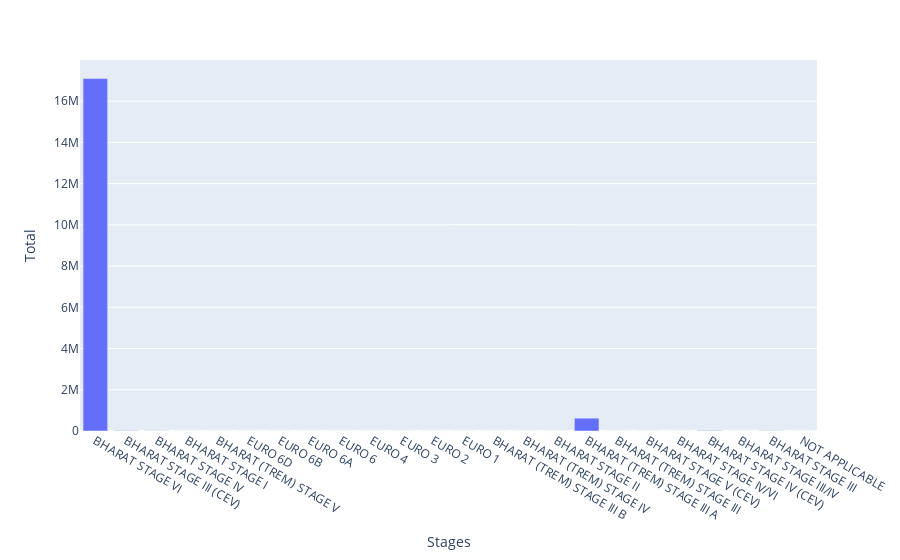

Here is the notebook cell this chart was saved with:
### Code cell
fig = px.bar(data61, x='Stages', y="Total")
fig.show()

### Figure 1 — Plotly figure (JSON) as saved in the notebook; plotly's stock layout.template omitted (floating-point values rounded to 4 significant figures)
{"data": [{"alignmentgroup": "True", "hovertemplate": "Stages=%{x}<br>Total=%{y}<extra></extra>", "legendgroup": "", "marker": {"color": "#636efa", "pattern": {"shape": ""}}, "name": "", "offsetgroup": "", "orientation": "v", "showlegend": false, "textposition": "auto", "type": "bar", "x": ["BHARAT STAGE VI", "BHARAT STAGE III (CEV)", "BHARAT STAGE IV", "BHARAT STAGE I", "BHARAT (TREM) STAGE V", "EURO 6D", "EURO 6B", "EURO 6A", "EURO 6", "EURO 4", "EURO 3", "EURO 2", "EURO 1", "BHARAT (TREM) STAGE III B", "BHARAT (TREM) STAGE IV", "BHARAT STAGE II", "BHARAT (TREM) STAGE III A", "BHARAT (TREM) STAGE III", "BHARAT STAGE V (CEV)", "BHARAT STAGE IV/VI", "BHARAT STAGE IV (CEV)", "BHARAT STAGE III/IV", "BHARAT STAGE III", "NOT APPLICABLE"], "xaxis": "x", "y": [17097524, 19810, 8537, 128, 12, 7, 2, 17, 49, 20, 288, 193, 25, 3, 640, 563, 621879, 1630, 999, 12, 23918, 84, 10346, 1], "yaxis": "y"}], "layout": {"barmode": "relative", "legend": {"tracegroupgap": 0}, "margin": {"t": 60}, "xaxis": {"anchor": "y", "domain": [0, 1], "title": {"text": "Stages"}}, "yaxis": {"anchor": "x", "domain": [0, 1], "title": {"text": "Total"}}}}
